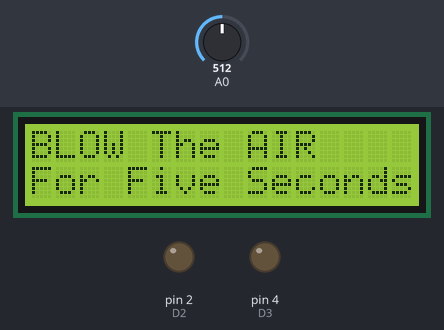
Bench run of a sketch on a simulated Arduino Uno, built with avr-gcc and run on an emulated ATmega328P. On the bench: 16×2 character LCD, output pins drawn as LEDs (lit = HIGH). Inputs (shaded band) come from the test bench; at power-on: A0 = 512. Pins used as bus, display or sensor lines are not drawn.

Above: at 2.2 s.
At 10.3 s:
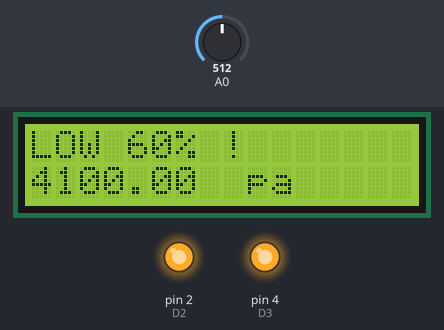
10.4 s: A0 set to 548
At 19.8 s:
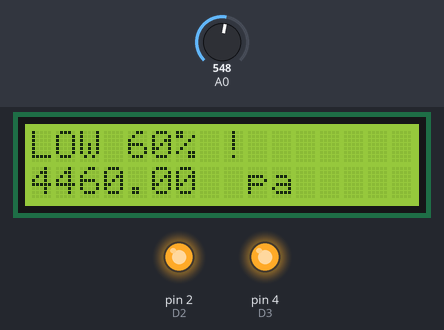
20.8 s: A0 set to 578
At 33.1 s:
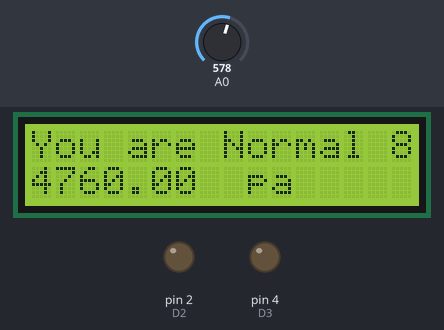
33.9 s: A0 set to 0
At 43.0 s:
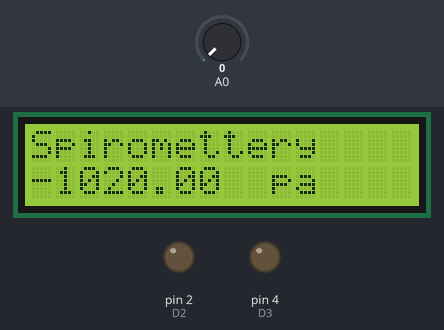
Timing chart, 0 to 44.5 s (numbered marks = the images above; inputs shaded):
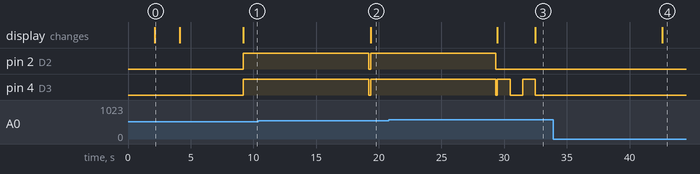

Measured:
- the behaviour switches between 560 and 561 on A0 (found by bisection; images 2 and 3)
- after the input at 10.4 s, the display: changes after 8.9 s (image 2)
- after the input at 20.8 s, pin 2 (D2): goes on until 29.3 s, then stays LOW; the display: first changes after 8.7 s (image 3 shows a later state)
- after the input at 33.9 s, pin 4 (D3): stops changing and stays LOW; the display: changes after 8.7 s (image 4)
- what the display in image 0 shows lasts 2.0 s, from 2.1 s to 4.1 s

The sketch:

COPD_Diagnosis.ino
```cpp
#include <Wire.h>
#include <LiquidCrystal_I2C.h>

// Set the LCD address to 0x27 for a 16 chars and 2 line display
const float SensorOffset = 102.0;
LiquidCrystal_I2C lcd(0x27, 16, 2);
int D2=2;//RED LED
int D3=4; //BUZZER
int D5=3; //yellow led
// the setup routine runs once when you press reset:
void setup()

{
    // initialize serial communication at 9600 bits per second:
  Serial.begin(9600) ;
    // initialize the LCD
    lcd.begin();

  pinMode(D2,OUTPUT);
  pinMode(D3,OUTPUT);
  pinMode(D5,OUTPUT);
  lcd.backlight();
  lcd.clear();
  lcd.setCursor(0,0);
  lcd.print("  WELCOME TO  ");
   lcd.setCursor(0,1);
  lcd.print("  MAKER.PRO  ");
  delay(2000);
  lcd.clear();
   lcd.setCursor(0,0);
  lcd.print("BLOW The AIR ");
   lcd.setCursor(0,1);
  lcd.print("For Five Seconds");
  delay(2000);
  lcd.clear();
  lcd.print("Start Blowing");
  delay(5000);


    // Turn on the blacklight and print a message.


}

void loop()
{
  // read the input on analog pin 0:
  float sensorValue = (analogRead(A0)-SensorOffset)/100.0; //Do maths for calibration
  float total =(sensorValue*1000); //pascal
  // print out the value you read:
  //Serial.print("Air Pressure: ");
  //Serial.print(total,2);
  //Serial.println(" Pa");


  lcd.clear();
  lcd.print("Spiromettery ");
  lcd.setCursor(0,1);
  lcd.print(total);
  lcd.print("  pa");
  if(total>6000) //total caliberated value is 6000 in my case
  {
    digitalWrite(D5, HIGH);
        digitalWrite(D3, HIGH);
    delay(1000);
    digitalWrite(D5, LOW);
        digitalWrite(D3, LOW);
    delay(1000);
    digitalWrite(D5, HIGH);
        digitalWrite(D3, HIGH);
    delay(1000);
    digitalWrite(D5, LOW);
        digitalWrite(D3, LOW);
    lcd.clear();
    lcd.setCursor(0,0);
    lcd.print("You are Normal 80%");
    lcd.setCursor(0,1);
    lcd.print(total);
    lcd.print("  pa");
    digitalWrite(D5, HIGH);
    delay(10000);
    digitalWrite(D5, LOW);


    }
    else if(total>4580)
    {
        digitalWrite(D5, HIGH);
        digitalWrite(D3, HIGH);
    delay(1000);
    digitalWrite(D5, LOW);
        digitalWrite(D3, LOW);
    delay(1000);
    digitalWrite(D5, HIGH);
        digitalWrite(D3, HIGH);
    delay(1000);
    digitalWrite(D5, LOW);
        digitalWrite(D3, LOW);
    lcd.clear();
    lcd.setCursor(0,0);
    lcd.print("You are Normal 80%");
    lcd.setCursor(0,1);
    lcd.print(total);
    lcd.print("  pa");
     digitalWrite(D5, HIGH);
    delay(10000);
         digitalWrite(D5, LOW);

    }
    else if (total>3200)

    {
    lcd.clear();
    lcd.setCursor(0,0);
    lcd.print("LOW 60% !");
    lcd.setCursor(0,1);
    lcd.print(total);
    lcd.print("  pa");
    digitalWrite(D2, HIGH);
    digitalWrite(D3, HIGH);
    delay(10000);
    digitalWrite(D2, LOW);
    digitalWrite(D3, LOW);

    }


  delay(100);        // delay in between reads for stability

}
```
